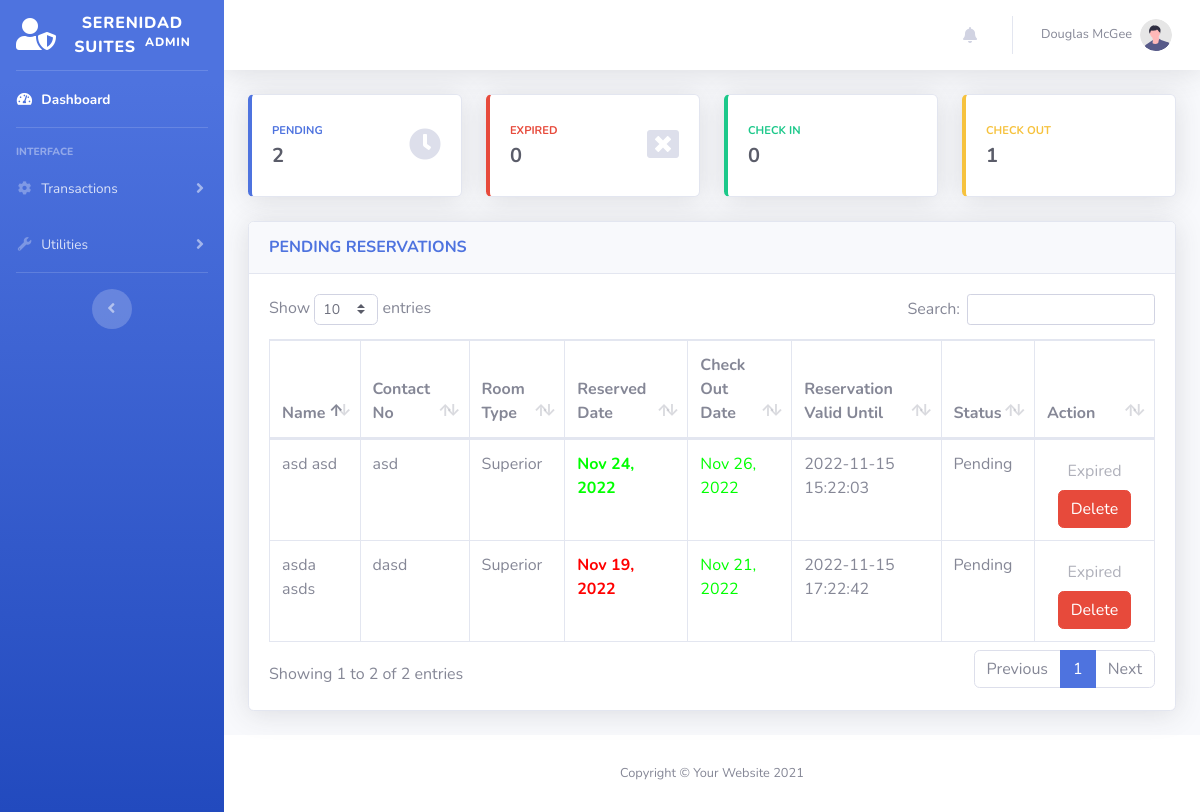
Before: / with the older database file.
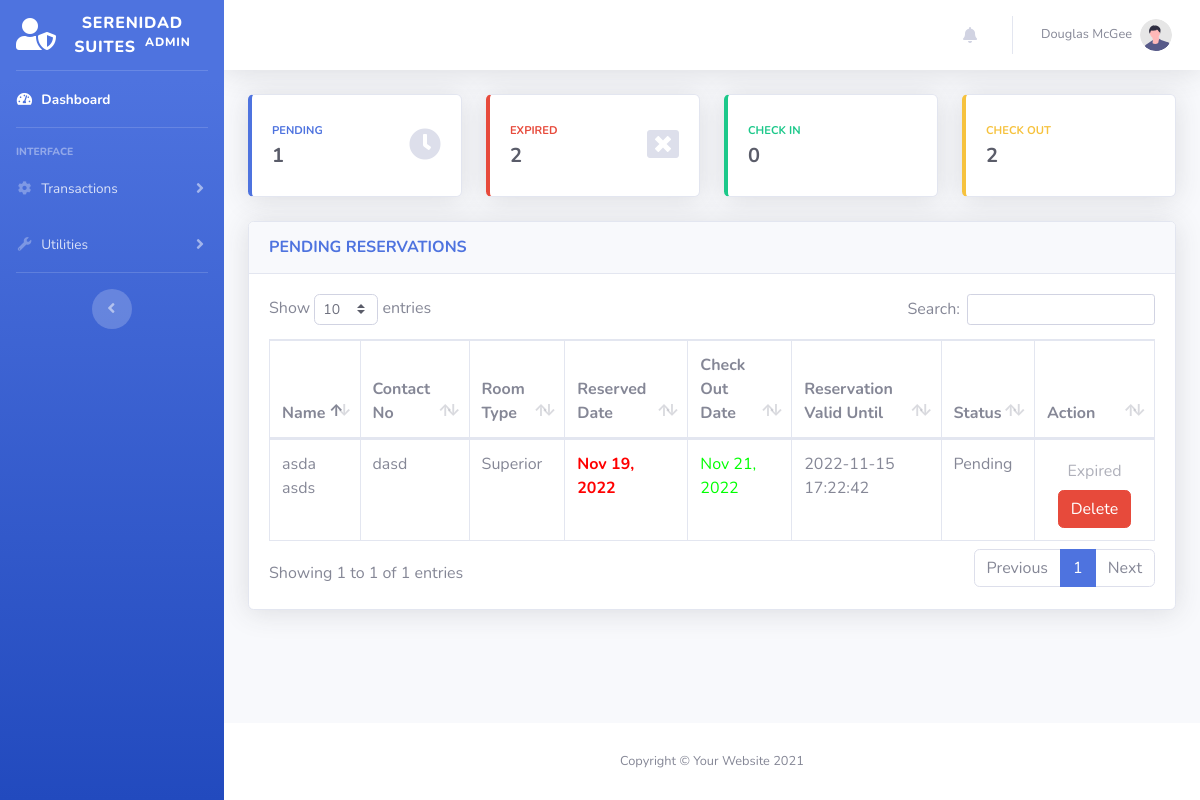
After: the same page with the newer database file.
### tables this page shows
CREATE TABLE `transactions` (
  `id` int NOT NULL,
  `guest_id` int NOT NULL,
  `room_id` int NOT NULL,
  `room_no` int DEFAULT NULL,
  `extra_bed` tinyint NOT NULL DEFAULT '0',
  `status` varchar(50) DEFAULT NULL,
  `days` int DEFAULT NULL,
  `checkin` varchar(50) DEFAULT NULL,
  `checkin_time` varchar(50) DEFAULT NULL,
  `checkout` varchar(50) DEFAULT NULL,
  `checkout_time` varchar(50) DEFAULT NULL,
  `bill` varchar(50) DEFAULT NULL,
  `valid_until` varchar(50) DEFAULT NULL,
  `is_unread` tinyint(1) NOT NULL DEFAULT '1',
  `created_at` datetime DEFAULT NULL,
  `updated_at` datetime DEFAULT NULL
);

CREATE TABLE `guest` (
  `id` int NOT NULL,
  `firstname` varchar(50) NOT NULL,
  `middlename` varchar(30) NOT NULL,
  `lastname` varchar(40) NOT NULL,
  `address` varchar(50) NOT NULL,
  `contactno` varchar(13) NOT NULL,
  `created_at` datetime DEFAULT NULL,
  `updated_at` datetime DEFAULT NULL
);

CREATE TABLE `room` (
  `id` int NOT NULL,
  `room_type` varchar(50) NOT NULL,
  `price` varchar(11) NOT NULL,
  `photo` varchar(100) NOT NULL
);

### models/Model.php (called while the page is built, shortened)
<?php
class Model
{
    protected $host = "localhost";
    protected $database = "db_hor";
    protected $username = "root";
    protected $password = "admin";
    protected $pdo;
    protected $stmt;
    public function connect(){
        try {
            $this->pdo = new PDO("mysql:host={$this->host};dbname={$this->database};charset=utf8","{$this->username}","{$this->password}");
            $this->pdo->setAttribute(PDO::ATTR_ERRMODE, PDO::ERRMODE_EXCEPTION);
            $this->pdo->setAttribute(PDO::ATTR_DEFAULT_FETCH_MODE, PDO::FETCH_ASSOC);
        } catch (PDOException $e) {
            echo $e->getMessage();
        }
    }
    public function setQuery($qry){
        $this->qry = $qry;
        $this->stmt = $this->pdo->query($this->qry);
        return $this;
    }
    public function getAll(){
        try {
            return $this->stmt->fetchAll();
        } catch (PDOException $e) {
            return $e->getMessage();
        }
    }
    public function getFirst(){
        try {
            $data =  $this->stmt->fetch();
            return (object) $data;
        } catch (PDOException $e) {
            return $e->getMessage();
        }
    }
}

### index.php (the view, shortened to what the changed rows need)
<?php
$connection = new Transaction();
$pending = $connection->setQuery("SELECT
                                    A.*,
                                    B.firstname,
                                    B.middlename,
                                    B.lastname,
                                    B.address,
                                    B.contactno,
                                    C.room_type,
                                    C.price,
                                    C.photo
                                    FROM `transactions` as A
                                    LEFT JOIN `guest` as B
                                    ON A.guest_id = B.id
                                    LEFT JOIN `room` as C
                                    ON A.room_id = C.id
                                    WHERE A.status = 'Pending'
                                ")
                                ->getAll();
?>
<?php include('includes/header.php') ?>
<body id="page-top">
    <div id="wrapper">
        <div id="content-wrapper" class="d-flex flex-column">
            <div id="content">
                <div class="container-fluid">
                    <div class="row">
                        <?php include('includes/count-cards.php') ?>
                    </div>
                    <div class="card shadow mb-4">
                        <div class="card-body">
                            <div class="table-responsive">
                                <table class="table table-bordered" id="dataTable" width="100%" cellspacing="0">
                                    <thead>
                                        <tr>
                                            <th>Name</th>
                                            <th>Contact No</th>
                                            <th>Room Type</th>
                                            <th>Reserved Date</th>
                                            <th>Check Out Date</th>
                                            <th>Reservation Valid Until</th>
                                            <th>Status</th>
                                            <th>Action</th>
                                        </tr>
                                    </thead>
                                    <tbody>
                                        <?php
                                            foreach ($pending as $key => $value) {
                                        ?>
                                            <tr>
                                            <td><?= $value['firstname']." ".$value['lastname']?></td>
                                                <td><?= $value['contactno']?></td>
                                                <td><?= $value['room_type']?></td>
                                                <td>
                                                    <strong>
                                                        <?= $value['checkin'] <= date("Y-m-d", strtotime("+8 HOURS"))
                                                            ?  "<label style = 'color:#ff0000;'>".date("M d, Y", strtotime($value['checkin']))."</label>"
                                                            :  "<label style = 'color:#00ff00;'>".date("M d, Y", strtotime($value['checkin']))."</label>"
                                                        ?>
                                                    </strong>
                                                </td>
                                                <td><?= "<label style = 'color:#00ff00;'>".date("M d, Y", strtotime($value['checkout']))."</label>";?></td>
                                                <td>
                                                    <div>
                                                        <?= $value['valid_until']
                                                            ? '<span class="label label-danger">'. $value['valid_until']. '</span>'
                                                            : '';
                                                        ?>
                                                    </div>
                                                </td>
                                                <td><?= $value['status']?></td>
                                                <td>
                                                    <center>
                                                        <?=
                                                            new DateTime($value['valid_until']) < new DateTime()
                                                            ?
                                                            '<a class = "btn btn-disabled disabled" href = "confirm_reserve.php?transaction_id='.$value['id'].'">
                                                                <i class = "glyphicon glyphicon-check"></i>Expired
                                                            </a>'
                                                            :
                                                            '<a class = "btn btn-success" href = "confirm_reserve.php?transaction_id='.$value['id'].'">
                                                                <i class = "glyphicon glyphicon-check"></i>Accept
                                                            </a> ';
                                                        ?>
                                                        <?=
                                                        '<a class = "btn btn-danger" onclick="confirmationDelete('. "'delete_pending.php?transaction_id=". $value['id'] ."')".'">
                                                        <i class = "glyphicon glyphicon-trash"></i>Delete
                                                        </a>';
                                                        ?>
                                                    </center>
                                                </td>
                                            </tr>
                                        <?php
                                            }
                                        ?>
                                    </tbody>
                                </table>
                            </div>
                        </div>
                    </div>
                </div>
            </div>
        </div>
    </div>
</body>
</html>

### includes/count-cards.php (shortened to what the changed rows need)
<?php
$connection = new Transaction();
$pendingCount = $connection->setQuery("SELECT Count(id) AS count FROM `transactions`   WHERE `status` LIKE 'Pending'")->getFirst();
$expiredCount = $connection->setQuery("SELECT Count(id) AS count FROM `transactions`   WHERE `status` LIKE 'Expired'")->getFirst();
$checkoutCount = $connection->setQuery("SELECT Count(id) AS count FROM `transactions`   WHERE `status` LIKE 'Check Out'")->getFirst();
?>
<div class="col-xl-3 col-md-6 mb-4">
    <div class="card border-left-primary shadow h-100 py-2">
        <div class="card-body">
            <div class="row no-gutters align-items-center">
                <div class="col mr-2">
                    <div class="text-xs font-weight-bold text-primary text-uppercase mb-1">
                        PENDING</div>
                    <div class="h5 mb-0 font-weight-bold text-gray-800"> <?= $pendingCount->count ?> </div>
                </div>
            </div>
        </div>
    </div>
</div>
<div class="col-xl-3 col-md-6 mb-4">
    <div class="card border-left-danger shadow h-100 py-2">
        <div class="card-body">
            <div class="row no-gutters align-items-center">
                <div class="col mr-2">
                    <div class="text-xs font-weight-bold text-danger text-uppercase mb-1">
                        EXPIRED</div>
                    <div class="h5 mb-0 font-weight-bold text-gray-800"> <?= $expiredCount->count ?> </div>
                </div>
            </div>
        </div>
    </div>
</div>
<div class="col-xl-3 col-md-6 mb-4">
    <div class="card border-left-warning shadow h-100 py-2">
        <div class="card-body">
            <div class="row no-gutters align-items-center">
                <div class="col mr-2">
                    <div class="text-xs font-weight-bold text-warning text-uppercase mb-1">
                        CHECK OUT</div>
                    <div class="h5 mb-0 font-weight-bold text-gray-800"> <?= $checkoutCount->count ?> </div>
                </div>
            </div>
        </div>
    </div>
</div>

Changed rows visible on the page:
no longer on this page (row edited): transactions: guest.firstname "asd", guest.lastname "asd", guest.contactno "asd", room.room_type "Superior", checkin "Nov 24, 2022", checkout "Nov 26, 2022", valid_until "2022-11-15 15:22:03", status "Pending"
Other visible differences:
$pendingCount->count: "2" → "1"
$expiredCount->count: "0" → "2"
$checkoutCount->count: "1" → "2"
text written by a page script: "Show entries Search: Showing 1 to 2 of 2 entries Previous 1 Next" → "Show entries Search: Showing 1 to 1 of 1 entries Previous 1 Next"
